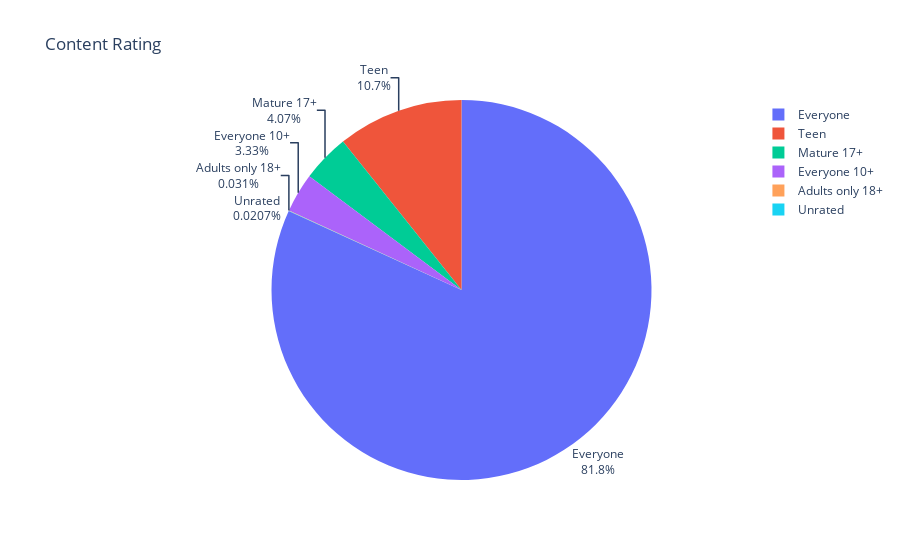

The cell this chart's notebook holds for it:
### Code cell
fig = px.pie(labels=ratings.index,
             values=ratings.values,
            title="Content Rating",
            names=ratings.index)
fig.update_traces(textposition="outside", textinfo="percent+label")
fig.show()

### Figure 1 — Plotly figure (JSON) as saved in the notebook; plotly's stock layout.template omitted (floating-point values rounded to 4 significant figures)
{"data": [{"domain": {"x": [0, 1], "y": [0, 1]}, "hovertemplate": "label=%{label}<br>value=%{value}<extra></extra>", "labels": ["Everyone", "Teen", "Mature 17+", "Everyone 10+", "Adults only 18+", "Unrated"], "legendgroup": "", "name": "", "showlegend": true, "textinfo": "percent+label", "textposition": "outside", "type": "pie", "values": [7906, 1036, 393, 322, 3, 2]}], "layout": {"legend": {"tracegroupgap": 0}, "title": {"text": "Content Rating"}}}
